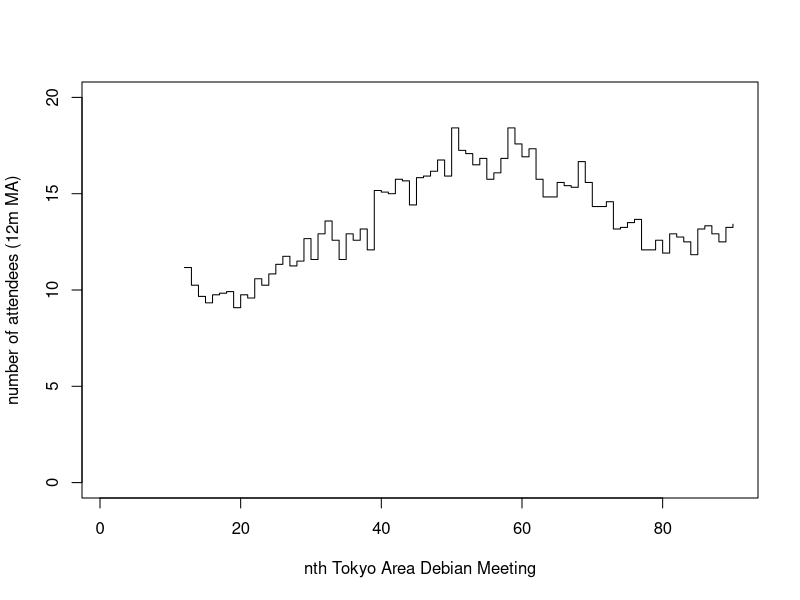
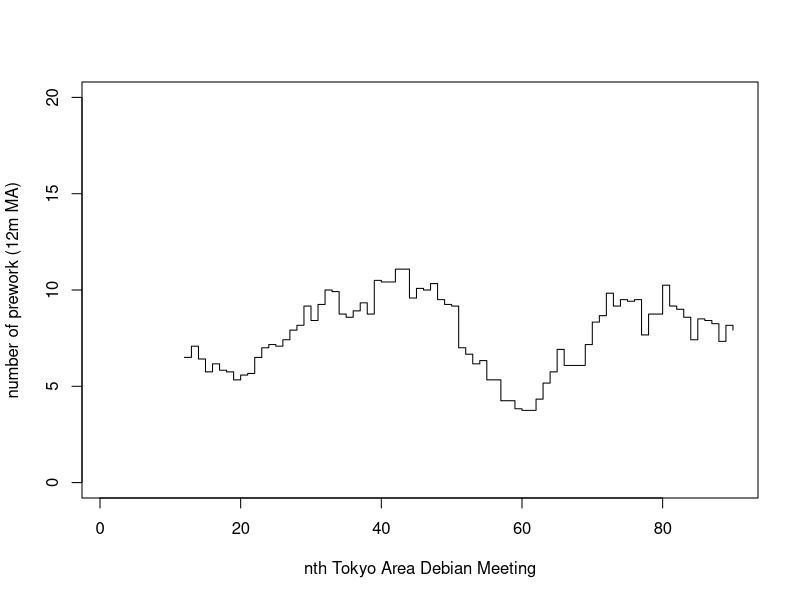

R code for these plots, in order:
#!/usr/bin/Rscript
# Script to generate graphs for Tokyo, using csv exported by Sqlite job.

attend <- read.csv("attend.csv")
attend$attend
postscript('attend.eps')
plot(filter(attend$attend, rep(1/12,12), sides=1),
  type='s',
  xlab='nth Tokyo Area Debian Meeting',
  ylab='number of attendees (12m MA)',
  ylim=range(0,20))
dev.off()
attend$prework
postscript('prework.eps')
plot(filter(attend$prework, rep(1/12,12), sides=1),
  type='s',
  xlab='nth Tokyo Area Debian Meeting',
  ylab='number of prework (12m MA)',
  ylim=range(0,20))
dev.off()


